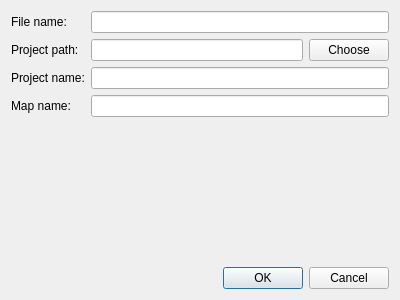
<?xml version="1.0" encoding="UTF-8"?>
<ui version="4.0">
 <class>Project_Settings</class>
 <widget class="QDialog" name="Project_Settings">
  <property name="geometry">
   <rect>
    <x>0</x>
    <y>0</y>
    <width>400</width>
    <height>300</height>
   </rect>
  </property>
  <property name="minimumSize">
   <size>
    <width>400</width>
    <height>300</height>
   </size>
  </property>
  <property name="windowTitle">
   <string>Dialog</string>
  </property>
  <layout class="QVBoxLayout" name="verticalLayout">
   <item>
    <layout class="QGridLayout" name="gridLayout">
     <item row="1" column="1">
      <widget class="QLineEdit" name="pathTextBox"/>
     </item>
     <item row="1" column="0">
      <widget class="QLabel" name="label_2">
       <property name="text">
        <string>Project path:</string>
       </property>
      </widget>
     </item>
     <item row="2" column="0">
      <widget class="QLabel" name="label_3">
       <property name="text">
        <string>Project name:</string>
       </property>
      </widget>
     </item>
     <item row="0" column="0">
      <widget class="QLabel" name="label">
       <property name="text">
        <string>File name:</string>
       </property>
      </widget>
     </item>
     <item row="0" column="1" colspan="2">
      <widget class="QLineEdit" name="fileNameTextBox"/>
     </item>
     <item row="1" column="2">
      <widget class="QPushButton" name="pathButton">
       <property name="text">
        <string>Choose</string>
       </property>
      </widget>
     </item>
     <item row="3" column="0">
      <widget class="QLabel" name="label_4">
       <property name="text">
        <string>Map name:</string>
       </property>
      </widget>
     </item>
     <item row="2" column="1" colspan="2">
      <widget class="QLineEdit" name="projectNameTextBox"/>
     </item>
     <item row="3" column="1" colspan="2">
      <widget class="QLineEdit" name="mapNameTextBox"/>
     </item>
    </layout>
   </item>
   <item>
    <spacer name="verticalSpacer">
     <property name="orientation">
      <enum>Qt::Vertical</enum>
     </property>
     <property name="sizeHint" stdset="0">
      <size>
       <width>20</width>
       <height>40</height>
      </size>
     </property>
    </spacer>
   </item>
   <item>
    <widget class="QDialogButtonBox" name="buttonBox">
     <property name="orientation">
      <enum>Qt::Horizontal</enum>
     </property>
     <property name="standardButtons">
      <set>QDialogButtonBox::Cancel|QDialogButtonBox::Ok</set>
     </property>
    </widget>
   </item>
  </layout>
 </widget>
 <resources/>
 <connections>
  <connection>
   <sender>buttonBox</sender>
   <signal>accepted()</signal>
   <receiver>Project_Settings</receiver>
   <slot>accept()</slot>
   <hints>
    <hint type="sourcelabel">
     <x>248</x>
     <y>254</y>
    </hint>
    <hint type="destinationlabel">
     <x>157</x>
     <y>274</y>
    </hint>
   </hints>
  </connection>
  <connection>
   <sender>buttonBox</sender>
   <signal>rejected()</signal>
   <receiver>Project_Settings</receiver>
   <slot>reject()</slot>
   <hints>
    <hint type="sourcelabel">
     <x>316</x>
     <y>260</y>
    </hint>
    <hint type="destinationlabel">
     <x>286</x>
     <y>274</y>
    </hint>
   </hints>
  </connection>
 </connections>
</ui>
